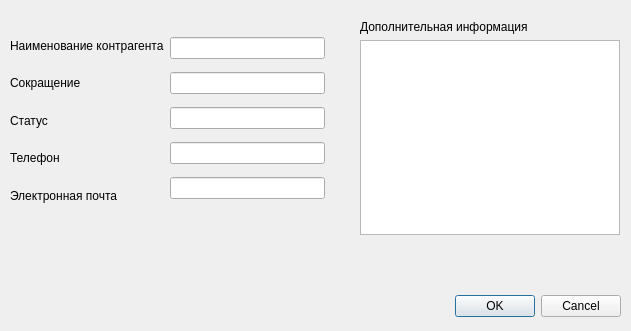
<?xml version="1.0" encoding="UTF-8"?>
<ui version="4.0">
 <class>Dialog</class>
 <widget class="QDialog" name="Dialog">
  <property name="geometry">
   <rect>
    <x>0</x>
    <y>0</y>
    <width>631</width>
    <height>331</height>
   </rect>
  </property>
  <property name="windowTitle">
   <string>Dialog</string>
  </property>
  <widget class="QDialogButtonBox" name="buttonBox">
   <property name="geometry">
    <rect>
     <x>280</x>
     <y>290</y>
     <width>341</width>
     <height>32</height>
    </rect>
   </property>
   <property name="orientation">
    <enum>Qt::Horizontal</enum>
   </property>
   <property name="standardButtons">
    <set>QDialogButtonBox::Cancel|QDialogButtonBox::Ok</set>
   </property>
  </widget>
  <widget class="QWidget" name="layoutWidget">
   <property name="geometry">
    <rect>
     <x>10</x>
     <y>30</y>
     <width>315</width>
     <height>181</height>
    </rect>
   </property>
   <layout class="QHBoxLayout" name="horizontalLayout">
    <item>
     <layout class="QVBoxLayout" name="verticalLayout_2">
      <item>
       <widget class="QLabel" name="label">
        <property name="text">
         <string>Наименование контрагента</string>
        </property>
       </widget>
      </item>
      <item>
       <widget class="QLabel" name="label_2">
        <property name="text">
         <string>Сокращение</string>
        </property>
       </widget>
      </item>
      <item>
       <widget class="QLabel" name="label_3">
        <property name="text">
         <string>Статус</string>
        </property>
       </widget>
      </item>
      <item>
       <widget class="QLabel" name="label_4">
        <property name="text">
         <string>Телефон</string>
        </property>
       </widget>
      </item>
      <item>
       <widget class="QLabel" name="label_5">
        <property name="text">
         <string>Электронная почта</string>
        </property>
       </widget>
      </item>
     </layout>
    </item>
    <item>
     <layout class="QVBoxLayout" name="verticalLayout">
      <item>
       <widget class="QLineEdit" name="lineEdit_3"/>
      </item>
      <item>
       <widget class="QLineEdit" name="lineEdit_4"/>
      </item>
      <item>
       <widget class="QLineEdit" name="lineEdit_5"/>
      </item>
      <item>
       <widget class="QLineEdit" name="lineEdit_2"/>
      </item>
      <item>
       <widget class="QLineEdit" name="lineEdit"/>
      </item>
     </layout>
    </item>
   </layout>
  </widget>
  <widget class="QWidget" name="layoutWidget">
   <property name="geometry">
    <rect>
     <x>360</x>
     <y>20</y>
     <width>260</width>
     <height>215</height>
    </rect>
   </property>
   <layout class="QVBoxLayout" name="verticalLayout_4">
    <item>
     <widget class="QLabel" name="label_6">
      <property name="text">
       <string>Дополнительная информация</string>
      </property>
     </widget>
    </item>
    <item>
     <layout class="QVBoxLayout" name="verticalLayout_3">
      <item>
       <widget class="QListView" name="listView_2"/>
      </item>
     </layout>
    </item>
   </layout>
  </widget>
 </widget>
 <resources/>
 <connections>
  <connection>
   <sender>buttonBox</sender>
   <signal>accepted()</signal>
   <receiver>Dialog</receiver>
   <slot>accept()</slot>
   <hints>
    <hint type="sourcelabel">
     <x>248</x>
     <y>254</y>
    </hint>
    <hint type="destinationlabel">
     <x>157</x>
     <y>274</y>
    </hint>
   </hints>
  </connection>
  <connection>
   <sender>buttonBox</sender>
   <signal>rejected()</signal>
   <receiver>Dialog</receiver>
   <slot>reject()</slot>
   <hints>
    <hint type="sourcelabel">
     <x>316</x>
     <y>260</y>
    </hint>
    <hint type="destinationlabel">
     <x>286</x>
     <y>274</y>
    </hint>
   </hints>
  </connection>
 </connections>
</ui>
